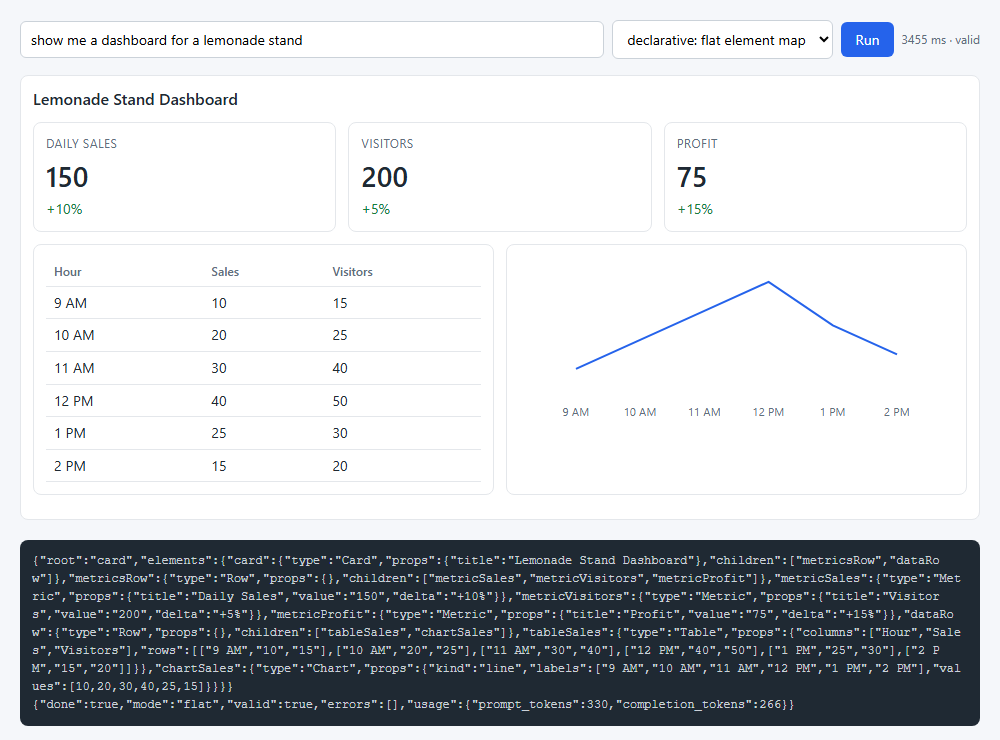

The Python source for this figure:
"""Step 02 demo: the same prompt as a nested tree and as a flat element map.

Runs both shapes in the headless page, replays the recorded deltas through
progress.py, and prints when each shape first painted a component and when
its layout was known. Saves demo.png (the finished flat layout) and
demo_streaming.png (both shapes replayed to the same point of their stream).
Needs an API key.
"""

import socket
import threading
import time
from pathlib import Path

import uvicorn
from playwright.sync_api import sync_playwright

import progress
import server

HERE = Path(__file__).parent
PROMPT = "show me a dashboard for a lemonade stand"


def free_port():
    with socket.socket() as sock:
        sock.bind(("127.0.0.1", 0))
        return sock.getsockname()[1]


def serve(port):
    """Run uvicorn on a daemon thread and return once it accepts connections."""
    config = uvicorn.Config(server.app, host="127.0.0.1", port=port, log_level="warning")
    instance = uvicorn.Server(config)
    threading.Thread(target=instance.run, daemon=True).start()
    while not instance.started:
        time.sleep(0.05)
    return instance


def run_shape(page, shape):
    """One run in the page. Returns the deltas, their arrival times and the done message."""
    page.select_option("#mode", shape)
    page.fill("#prompt", PROMPT)
    page.click("#run")
    page.wait_for_selector("body[data-state=done]", timeout=180_000)
    events = page.evaluate("window.__events")
    timeline = page.evaluate("window.__timeline")
    deltas = [e["delta"] for e in events if "delta" in e]
    return deltas, timeline, events[-1]


def at(timeline, chunk):
    return "-" if chunk is None else f"chunk {chunk:>3} / {timeline[chunk - 1] / 1000:.2f}s"


def main():
    port = free_port()
    serve(port)
    results = {}
    with sync_playwright() as playwright:
        browser = playwright.chromium.launch()
        page = browser.new_page(viewport={"width": 1000, "height": 720})
        page.goto(f"http://127.0.0.1:{port}/")
        for shape in ("tree", "flat"):
            deltas, timeline, done = run_shape(page, shape)
            results[shape] = (deltas, timeline, done, progress.replay(deltas, shape))
        page.screenshot(path=str(HERE / "demo.png"), full_page=True)

        # Photograph both shapes at the same point: a third of the way through the stream.
        moment = max(results["flat"][3]["skeleton_chunk"] or 1, results["flat"][3]["chunks"] // 3)
        page.set_viewport_size({"width": 560, "height": 720})
        page.evaluate("([text, mode]) => window.__replay(text, mode)", ["".join(results["tree"][0][:moment]), "tree"])
        page.wait_for_timeout(100)
        tree_shot = page.locator("#dashboard").screenshot()
        page.evaluate("([text, mode]) => window.__replay(text, mode)", ["".join(results["flat"][0][:moment]), "flat"])
        page.wait_for_timeout(100)
        flat_shot = page.locator("#dashboard").screenshot()
        browser.close()

    side_by_side(tree_shot, flat_shot, HERE / "demo_streaming.png", moment)

    print(f"prompt: {PROMPT}")
    print(f"{'shape':<6} {'chunks':>6} {'chars':>6} {'first paint':>22} {'layout known':>22} {'done':>7}  valid  tokens")
    for shape, (deltas, timeline, done, replay) in results.items():
        usage = done.get("usage") or {}
        print(
            f"{shape:<6} {replay['chunks']:>6} {replay['chars']:>6} {at(timeline, replay['first_paint_chunk']):>22} "
            f"{at(timeline, replay['skeleton_chunk']):>22} {timeline[-1] / 1000:>6.2f}s  {'yes' if done['valid'] else 'no':<5}  "
            f"{usage.get('completion_tokens')}"
        )
        for error in done["errors"][:3]:
            print(f"       {error}")
    print(f"demo_streaming.png: both shapes replayed to chunk {moment} (tree left, flat right)")
    print("saved demo.png, demo_streaming.png")


def side_by_side(left, right, path, moment):
    """Two PNGs next to each other, with a caption; a plain pair of files if PIL is missing."""
    import io

    try:
        from PIL import Image, ImageDraw
    except ImportError:
        path.with_name("demo_streaming_tree.png").write_bytes(left)
        path.with_name("demo_streaming_flat.png").write_bytes(right)
        return
    a, b = Image.open(io.BytesIO(left)), Image.open(io.BytesIO(right))
    height = max(a.height, b.height) + 28
    out = Image.new("RGB", (a.width + b.width + 24, height), "#f5f7fa")
    draw = ImageDraw.Draw(out)
    draw.text((8, 6), f"nested tree at chunk {moment}", fill="#1f2933")
    draw.text((a.width + 32, 6), f"flat element map at chunk {moment}", fill="#1f2933")
    out.paste(a, (8, 28))
    out.paste(b, (a.width + 16, 28))
    out.save(path)


if __name__ == "__main__":
    main()
